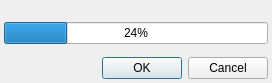
<?xml version="1.0" encoding="UTF-8"?>
<ui version="4.0">
 <class>Dialog</class>
 <widget class="QDialog" name="Dialog">
  <property name="geometry">
   <rect>
    <x>0</x>
    <y>0</y>
    <width>272</width>
    <height>83</height>
   </rect>
  </property>
  <property name="windowTitle">
   <string>Change me</string>
  </property>
  <layout class="QGridLayout" name="gridLayout">
   <property name="margin">
    <number>4</number>
   </property>
   <property name="spacing">
    <number>4</number>
   </property>
   <item row="0" column="0">
    <widget class="QLabel" name="lblMessage">
     <property name="text">
      <string/>
     </property>
    </widget>
   </item>
   <item row="1" column="0">
    <widget class="CProgressBar" name="progressBar">
     <property name="value">
      <number>24</number>
     </property>
     <property name="orientation">
      <enum>Qt::Horizontal</enum>
     </property>
    </widget>
   </item>
   <item row="2" column="0">
    <spacer name="verticalSpacer">
     <property name="orientation">
      <enum>Qt::Vertical</enum>
     </property>
     <property name="sizeHint" stdset="0">
      <size>
       <width>20</width>
       <height>0</height>
      </size>
     </property>
    </spacer>
   </item>
   <item row="3" column="0">
    <widget class="QDialogButtonBox" name="buttonBox">
     <property name="orientation">
      <enum>Qt::Horizontal</enum>
     </property>
     <property name="standardButtons">
      <set>QDialogButtonBox::Cancel|QDialogButtonBox::Ok</set>
     </property>
    </widget>
   </item>
  </layout>
 </widget>
 <customwidgets>
  <customwidget>
   <class>CProgressBar</class>
   <extends>QProgressBar</extends>
   <header>library/ProgressBar.h</header>
  </customwidget>
 </customwidgets>
 <resources/>
 <connections>
  <connection>
   <sender>buttonBox</sender>
   <signal>accepted()</signal>
   <receiver>Dialog</receiver>
   <slot>accept()</slot>
   <hints>
    <hint type="sourcelabel">
     <x>248</x>
     <y>254</y>
    </hint>
    <hint type="destinationlabel">
     <x>157</x>
     <y>274</y>
    </hint>
   </hints>
  </connection>
  <connection>
   <sender>buttonBox</sender>
   <signal>rejected()</signal>
   <receiver>Dialog</receiver>
   <slot>reject()</slot>
   <hints>
    <hint type="sourcelabel">
     <x>316</x>
     <y>260</y>
    </hint>
    <hint type="destinationlabel">
     <x>286</x>
     <y>274</y>
    </hint>
   </hints>
  </connection>
 </connections>
</ui>
